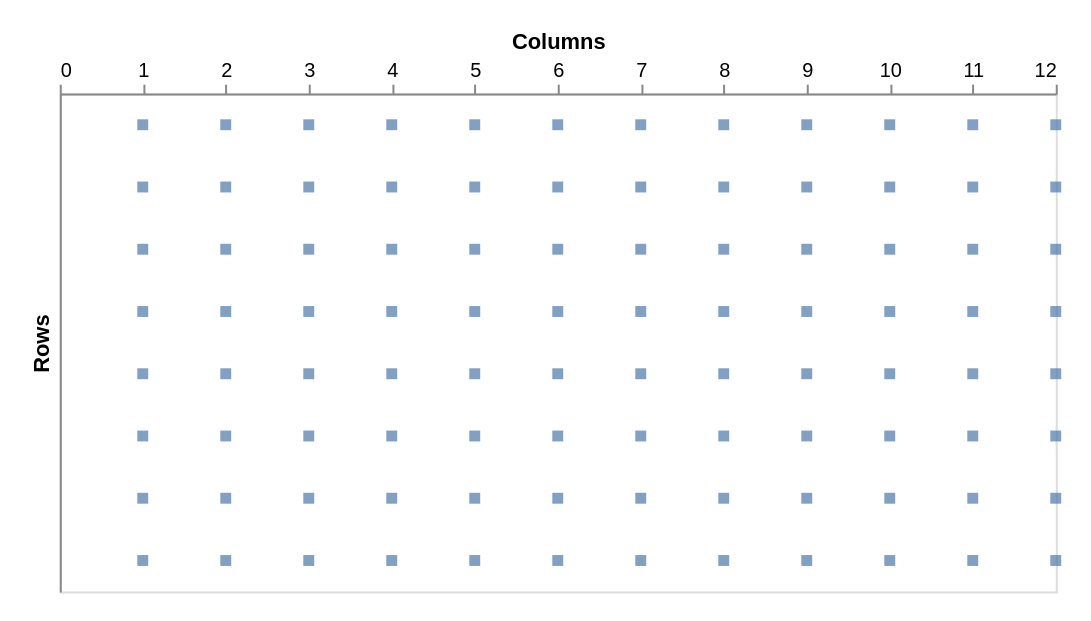

Here is the Vega-Lite specification saved for this chart:
### Vega-Lite specification from a JSON file in a GitHub repository (floating-point values rounded to 4 significant figures)
{"width": 500, "height": 250, "padding": 15, "data": {"values": [{"a": "A", "b": 1}, {"a": "A", "b": 2}, {"a": "A", "b": 3}, {"a": "A", "b": 4}, {"a": "A", "b": 5}, {"a": "A", "b": 6}, {"a": "A", "b": 7}, {"a": "A", "b": 8}, {"a": "A", "b": 9}, {"a": "A", "b": 10}, {"a": "A", "b": 11}, {"a": "A", "b": 12}, {"a": "B", "b": 1}, {"a": "B", "b": 2}, {"a": "B", "b": 3}, {"a": "B", "b": 4}, {"a": "B", "b": 5}, {"a": "B", "b": 6}, {"a": "B", "b": 7}, {"a": "B", "b": 8}, {"a": "B", "b": 9}, {"a": "B", "b": 10}, {"a": "B", "b": 11}, {"a": "B", "b": 12}, {"a": "C", "b": 1}, {"a": "C", "b": 2}, {"a": "C", "b": 3}, {"a": "C", "b": 4}, {"a": "C", "b": 5}, {"a": "C", "b": 6}, {"a": "C", "b": 7}, {"a": "C", "b": 8}, {"a": "C", "b": 9}, {"a": "C", "b": 10}, {"a": "C", "b": 11}, {"a": "C", "b": 12}, {"a": "D", "b": 1}, {"a": "D", "b": 2}, {"a": "D", "b": 3}, {"a": "D", "b": 4}, {"a": "D", "b": 5}, {"a": "D", "b": 6}, {"a": "D", "b": 7}, {"a": "D", "b": 8}, {"a": "D", "b": 9}, {"a": "D", "b": 10}, {"a": "D", "b": 11}, {"a": "D", "b": 12}, {"a": "E", "b": 1}, {"a": "E", "b": 2}, {"a": "E", "b": 3}, {"a": "E", "b": 4}, {"a": "E", "b": 5}, {"a": "E", "b": 6}, {"a": "E", "b": 7}, {"a": "E", "b": 8}, {"a": "E", "b": 9}, {"a": "E", "b": 10}, {"a": "E", "b": 11}, {"a": "E", "b": 12}, {"a": "F", "b": 1}, {"a": "F", "b": 2}, {"a": "F", "b": 3}, {"a": "F", "b": 4}, {"a": "F", "b": 5}, {"a": "F", "b": 6}, {"a": "F", "b": 7}, {"a": "F", "b": 8}, {"a": "F", "b": 9}, {"a": "F", "b": 10}, {"a": "F", "b": 11}, {"a": "F", "b": 12}, {"a": "G", "b": 1}, {"a": "G", "b": 2}, {"a": "G", "b": 3}, {"a": "G", "b": 4}, {"a": "G", "b": 5}, {"a": "G", "b": 6}, {"a": "G", "b": 7}, {"a": "G", "b": 8}, {"a": "G", "b": 9}, {"a": "G", "b": 10}, {"a": "G", "b": 11}, {"a": "G", "b": 12}, {"a": "H", "b": 1}, {"a": "H", "b": 2}, {"a": "H", "b": 3}, {"a": "H", "b": 4}, {"a": "H", "b": 5}, {"a": "H", "b": 6}, {"a": "H", "b": 7}, {"a": "H", "b": 8}, {"a": "H", "b": 9}, {"a": "H", "b": 10}, {"a": "H", "b": 11}, {"a": "H", "b": 12}]}, "mark": "square", "encoding": {"x": {"field": "b", "type": "quantitative", "title": "Columns", "axis": {"orient": "top", "labelAngle": 0, "grid": false, "scale": {"reverse": true}}}, "y": {"field": "a", "type": "ordinal", "title": "Rows", "axis": {"orient": "left", "labelAngle": 0, "grid": false, "values": [1, 2, 3, 4, 5, 6, 7, 8, 9, 10, 11, 12]}}}}
